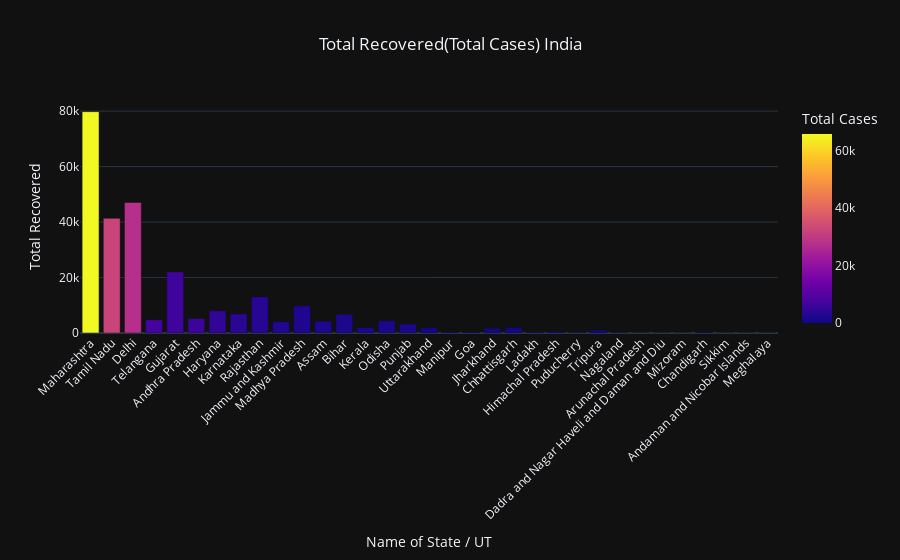

Write notebook code for a chart like this one.
### Markdown cell above
The above graph is about the top 20 countries and we can see each countries part out of the top countries for the given category<br>
**India's contribution is the exact value of pie in Total Cases**

### Code cell
bar_chart(temp_df, total_recovered_india, total_cases_india, 'India')

### Figure 1 — Plotly figure (JSON) as saved in the notebook; plotly's stock layout.template omitted (floating-point values rounded to 4 significant figures)
{"data": [{"alignmentgroup": "True", "hovertemplate": "Name of State / UT=%{x}<br>Total Recovered=%{y}<br>Total Cases=%{marker.color}<extra></extra>", "legendgroup": "", "marker": {"color": [65844, 32308, 27657, 7346, 6294, 6145, 4657, 3909, 3218, 2591, 2448, 2339, 1896, 1846, 1741, 1634, 866, 682, 667, 635, 618, 587, 353, 306, 269, 209, 129, 122, 115, 84, 47, 29, 4], "coloraxis": "coloraxis"}, "name": "", "offsetgroup": "", "orientation": "v", "showlegend": false, "textposition": "auto", "type": "bar", "x": ["Maharashtra", "Tamil Nadu", "Delhi", "Telangana", "Gujarat", "Andhra Pradesh", "Haryana", "Karnataka", "Rajasthan", "Jammu and Kashmir", "Madhya Pradesh", "Assam", "Bihar", "Kerala", "Odisha", "Punjab", "Uttarakhand", "Manipur", "Goa", "Jharkhand", "Chhattisgarh", "Ladakh", "Himachal Pradesh", "Puducherry", "Tripura", "Nagaland", "Arunachal Pradesh", "Dadra and Nagar Haveli and Daman and Diu", "Mizoram", "Chandigarh", "Sikkim", "Andaman and Nicobar Islands", "Meghalaya"], "xaxis": "x", "y": [79815, 41357, 47091, 4766, 22030, 5196, 8016, 6916, 13062, 4080, 9804, 4259, 6762, 2008, 4422, 3201, 1822, 393, 370, 1643, 1914, 358, 502, 187, 1055, 162, 42, 41, 30, 335, 39, 43, 42], "yaxis": "y"}], "layout": {"barmode": "relative", "coloraxis": {"colorbar": {"title": {"text": "Total Cases"}}, "colorscale": [[0, "#0d0887"], [0.1111, "#46039f"], [0.2222, "#7201a8"], [0.3333, "#9c179e"], [0.4444, "#bd3786"], [0.5556, "#d8576b"], [0.6667, "#ed7953"], [0.7778, "#fb9f3a"], [0.8889, "#fdca26"], [1, "#f0f921"]]}, "hovermode": "x", "legend": {"tracegroupgap": 0}, "title": {"text": "Total Recovered(Total Cases) India", "x": 0.5, "xanchor": "center"}, "xaxis": {"anchor": "y", "domain": [0, 1], "tickangle": -45, "title": {"text": "Name of State / UT"}}, "yaxis": {"anchor": "x", "domain": [0, 1], "title": {"text": "Total Recovered"}}}}
